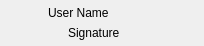
<?xml version="1.0" encoding="UTF-8"?>
<ui version="4.0">
 <class>User</class>
 <widget class="QWidget" name="User">
  <property name="geometry">
   <rect>
    <x>0</x>
    <y>0</y>
    <width>204</width>
    <height>46</height>
   </rect>
  </property>
  <property name="windowTitle">
   <string>Form</string>
  </property>
  <property name="styleSheet">
   <string notr="true">#btn_view:hover
{
	border-style: outset;
	border-width:1px;
	border-color: rgb(80, 0, 0);
}</string>
  </property>
  <layout class="QGridLayout" name="gridLayout_2">
   <property name="horizontalSpacing">
    <number>4</number>
   </property>
   <property name="margin">
    <number>2</number>
   </property>
   <item row="0" column="0">
    <widget class="QLabel" name="lb_avatar">
     <property name="minimumSize">
      <size>
       <width>42</width>
       <height>42</height>
      </size>
     </property>
     <property name="maximumSize">
      <size>
       <width>42</width>
       <height>42</height>
      </size>
     </property>
     <property name="text">
      <string/>
     </property>
     <property name="pixmap">
      <pixmap resource="icon.qrc">:/icon/buddy-green.png</pixmap>
     </property>
     <property name="scaledContents">
      <bool>true</bool>
     </property>
    </widget>
   </item>
   <item row="0" column="1">
    <layout class="QGridLayout" name="gridLayout">
     <property name="horizontalSpacing">
      <number>2</number>
     </property>
     <property name="verticalSpacing">
      <number>0</number>
     </property>
     <item row="0" column="0" colspan="2">
      <widget class="QLabel" name="lb_username">
       <property name="minimumSize">
        <size>
         <width>150</width>
         <height>0</height>
        </size>
       </property>
       <property name="maximumSize">
        <size>
         <width>16777215</width>
         <height>18</height>
        </size>
       </property>
       <property name="text">
        <string>User Name</string>
       </property>
      </widget>
     </item>
     <item row="1" column="0">
      <widget class="QPushButton" name="btn_view">
       <property name="maximumSize">
        <size>
         <width>18</width>
         <height>18</height>
        </size>
       </property>
       <property name="text">
        <string/>
       </property>
       <property name="icon">
        <iconset resource="icon.qrc">
         <normaloff>:/icon/buddy-status.png</normaloff>:/icon/buddy-status.png</iconset>
       </property>
       <property name="autoExclusive">
        <bool>true</bool>
       </property>
       <property name="flat">
        <bool>true</bool>
       </property>
      </widget>
     </item>
     <item row="1" column="1" colspan="2">
      <widget class="QLabel" name="lb_signature">
       <property name="minimumSize">
        <size>
         <width>0</width>
         <height>18</height>
        </size>
       </property>
       <property name="text">
        <string>Signature</string>
       </property>
       <property name="alignment">
        <set>Qt::AlignLeading|Qt::AlignLeft|Qt::AlignVCenter</set>
       </property>
      </widget>
     </item>
    </layout>
   </item>
  </layout>
 </widget>
 <resources>
  <include location="icon.qrc"/>
 </resources>
 <connections/>
</ui>
